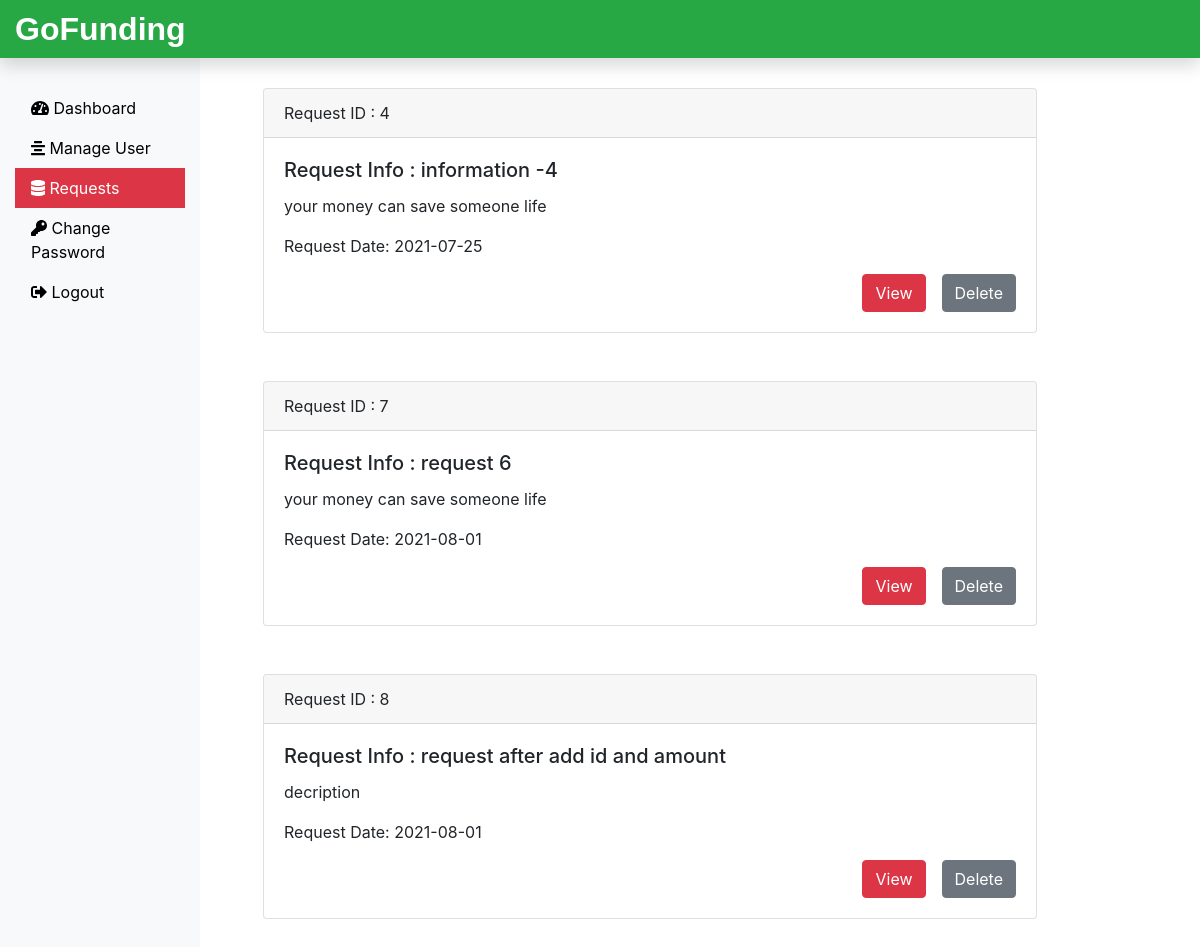
Page /employee/requests.php (signed in) on the earlier database version.
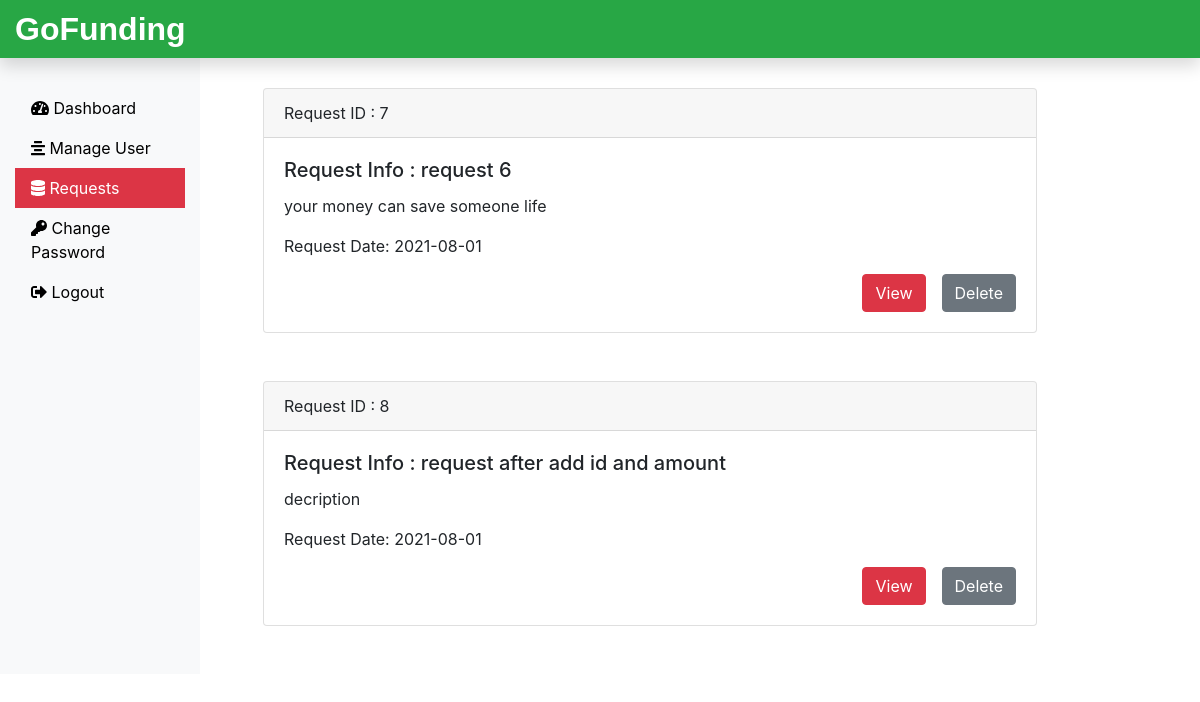
Same page on the later database version.
### tables this page shows
CREATE TABLE `submitrequest_tb` (
  `request_id` int(11) NOT NULL,
  `request_info` text NOT NULL,
  `request_desc` text NOT NULL,
  `requester_name` varchar(60) NOT NULL,
  `requester_add1` text NOT NULL,
  `requester_add2` text NOT NULL,
  `requester_city` varchar(60) NOT NULL,
  `requester_state` varchar(60) NOT NULL,
  `requester_zip` int(11) NOT NULL,
  `requester_email` varchar(60) NOT NULL,
  `requester_mobile` bigint(20) NOT NULL,
  `requester_date` date NOT NULL,
  `requester_id` int(11) NOT NULL,
  `requester_amount` int(11) NOT NULL
);

### employee/requests.php (the view, shortened to what this page needs)
<?php
include('includes/header.php');
include('../dbconnection.php');
?>
<div class="col-sm-9 mb-5">
  <?php
 $sql = "SELECT request_id, request_info, request_desc, requester_date FROM submitrequest_tb";
 $result = $conn->query($sql);
 if($result->num_rows > 0){
  while($row = $result->fetch_assoc()){
   echo '<div class="card mt-5 mx-5">';
   echo '<div class="card-header">';
   echo 'Request ID : '. $row['request_id'];
   echo '</div>';
   echo '<div class="card-body">';
   echo '<h5 class="card-title">Request Info : ' . $row['request_info'] . '</h5>';
   echo '<p class="card-text">' . $row['request_desc'] . '</p>';
   echo '<p class="card-text">Request Date: ' . $row['requester_date'] . '</p>';
   echo '<div class="float-right">';
   echo '<form action="checkRequest.php" method="POST"> <input type="hidden" name="id" value='. $row["request_id"] .'><input type="submit" class="btn btn-danger mr-3" name="view" value="View"><input type="submit" class="btn btn-secondary" name="delete" value="Delete"></form>';
   echo '</div>' ;
   echo '</div>' ;
   echo'</div>';
  }
 }
 ?>
</div>
<?php
include('includes/footer.php');
?>

Differences in the rows shown:
removed submitrequest_tb: request_id "4", request_info "information -4", request_desc "your money can save someone life", requester_date "2021-07-25"
